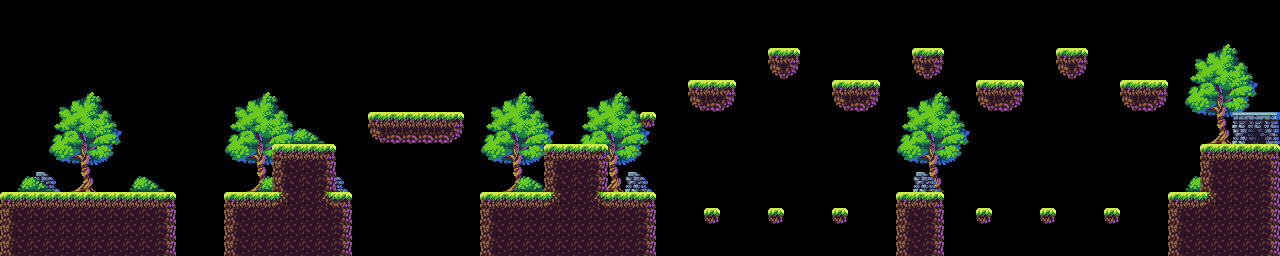

Tiled map render using the project's own tile images. Description and the map definition, with tile-layer contents summarised, below:
An orthogonal 80x16 tile map with 16x16 px tiles, 8 tile layers (arbol2, arbol, muro2, muro, ...), 4 tilesets.

<map version="1.5" tiledversion="1.7.2" orientation="orthogonal" renderorder="right-down" width="80" height="16" tilewidth="16" tileheight="16" infinite="0" nextlayerid="11" nextobjectid="1">
 <editorsettings>
  <export target="Levels_0/nivel_0..csv" format="csv" />
 </editorsettings>
 <tileset firstgid="1" source="terrainTileset.tsx" />
 <tileset firstgid="49" source="decors.tsx" />
 <tileset firstgid="147" source="terrainTileset64.tsx" />
 <tileset firstgid="195" source="coin.tsx" />
 <layer id="10" name="arbol2" width="80" height="16">
  <data>[1280 cells, 0 non-empty, 0 distinct tile ids]</data>
 </layer>
 <layer id="7" name="arbol" width="80" height="16">
  <data>[1280 cells, 214 non-empty, 35 distinct tile ids]</data>
 </layer>
 <layer id="9" name="muro2" width="80" height="16">
  <data>[1280 cells, 0 non-empty, 0 distinct tile ids]</data>
 </layer>
 <layer id="6" name="muro" width="80" height="16">
  <data>[1280 cells, 22 non-empty, 4 distinct tile ids]</data>
 </layer>
 <layer id="5" name="arbusto" width="80" height="16">
  <data>[1280 cells, 21 non-empty, 3 distinct tile ids]</data>
 </layer>
 <layer id="1" name="terreno" width="80" height="16">
  <data>[1280 cells, 254 non-empty, 12 distinct tile ids]</data>
 </layer>
 <layer id="2" name="cueva" width="80" height="16">
  <data>[1280 cells, 6 non-empty, 6 distinct tile ids]</data>
 </layer>
 <layer id="4" name="monedas" width="80" height="16">
  <data>[1280 cells, 26 non-empty, 1 distinct tile ids]</data>
 </layer>
</map>
